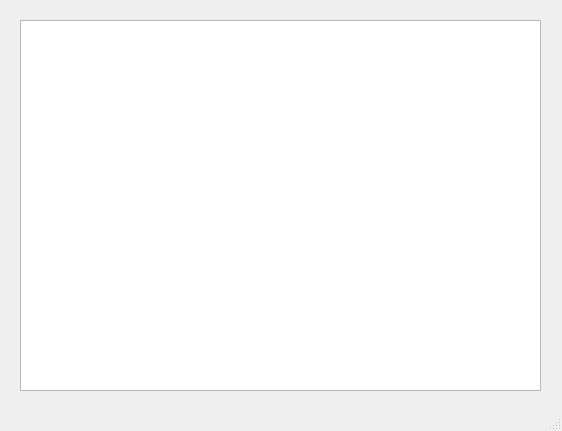
<?xml version="1.0" encoding="UTF-8"?>
<ui version="4.0">
 <class>MainWindow</class>
 <widget class="QMainWindow" name="MainWindow">
  <property name="geometry">
   <rect>
    <x>0</x>
    <y>0</y>
    <width>562</width>
    <height>431</height>
   </rect>
  </property>
  <property name="windowTitle">
   <string>MainWindow</string>
  </property>
  <widget class="QWidget" name="centralwidget">
   <widget class="QTextEdit" name="textEdit">
    <property name="geometry">
     <rect>
      <x>20</x>
      <y>20</y>
      <width>521</width>
      <height>371</height>
     </rect>
    </property>
   </widget>
  </widget>
  <widget class="QMenuBar" name="menubar">
   <property name="geometry">
    <rect>
     <x>0</x>
     <y>0</y>
     <width>562</width>
     <height>18</height>
    </rect>
   </property>
  </widget>
  <widget class="QStatusBar" name="statusbar"/>
 </widget>
 <resources/>
 <connections/>
</ui>
